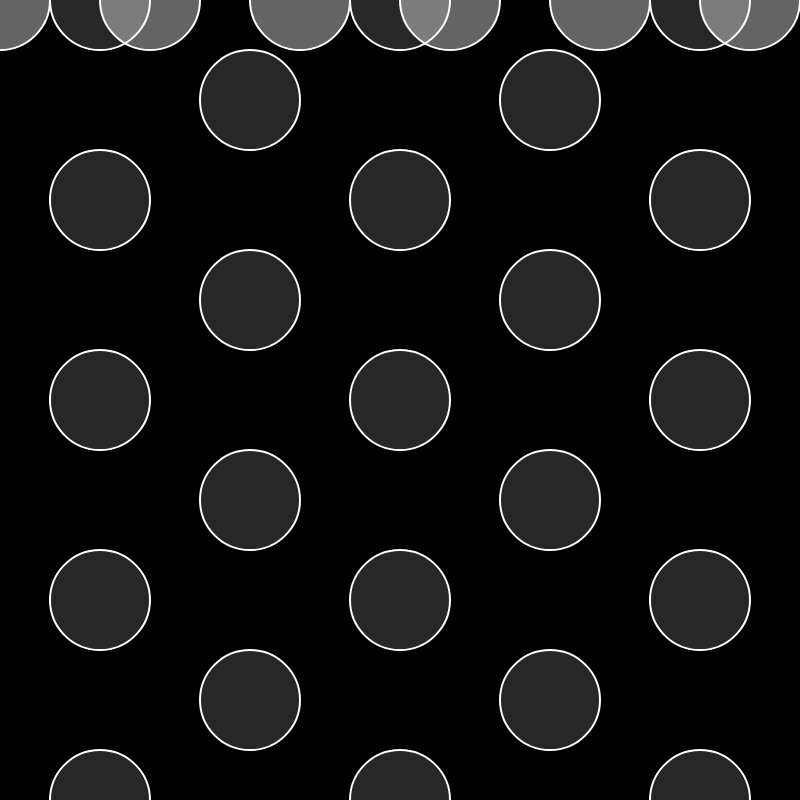
Frame 1 (no input)
Frame 60 (no input): identical to frame 1, image omitted
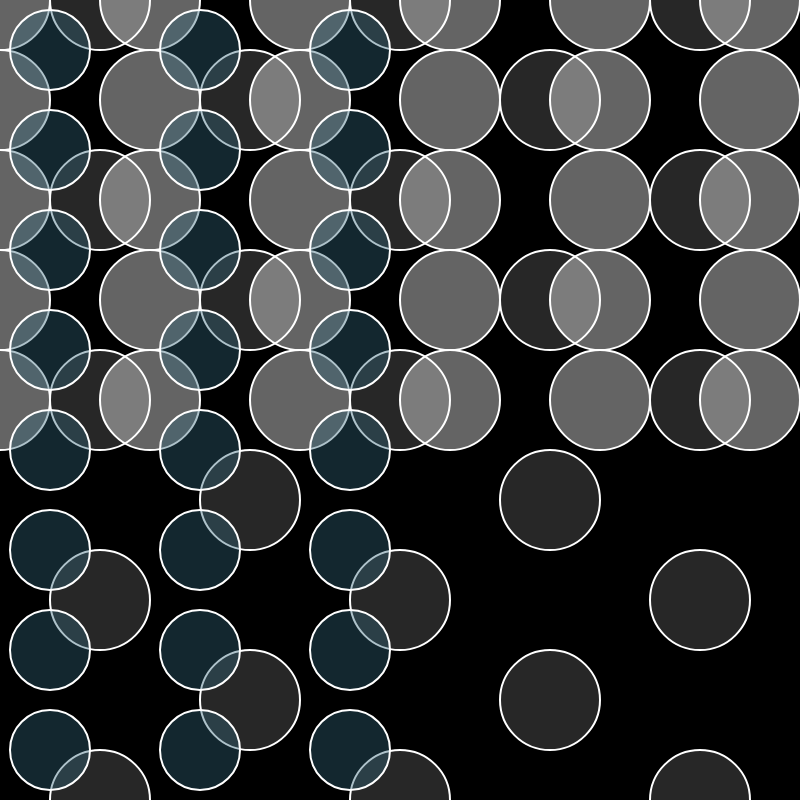
Frame 120 (the mouse pressed at the canvas centre since frame 60)

The p5.js sketch that drew these frames (run headless with seeded random() and noise() and a simulated clock; from frame 60 on, the mouse is pressed at the canvas centre):

// p5.js sketch
// ── sketch.js
function setup() {
  createCanvas(800, 800);
  noFill();
}


function draw() {

  strokeWeight(2);
  background(0);

 let z=0;

  for (let x = 100; x <= width; x += 150) {
    for (let y = 0; y <= height; y += 100) {
      stroke(255);
      fill(100, 100);
      if(z%2 == 0){
        ellipse(x, y, 100, 100);
      }

      z++;

    }

  }


  for (let x = 0; x <= width; x += 150) {
    for (let y = 0; y <= mouseY; y += 100) {
      stroke(255);
      fill(255, 100);
      ellipse(x, y, 100, 100);

    }

  }

  for (let x = 50; x <= mouseX; x += 150) {
    for (let y = 50; y <= height; y += 100) {
      stroke(255);
      fill(50, 100, 120, 100);
      ellipse(x, y, 80, 80);

    }




  }


}
